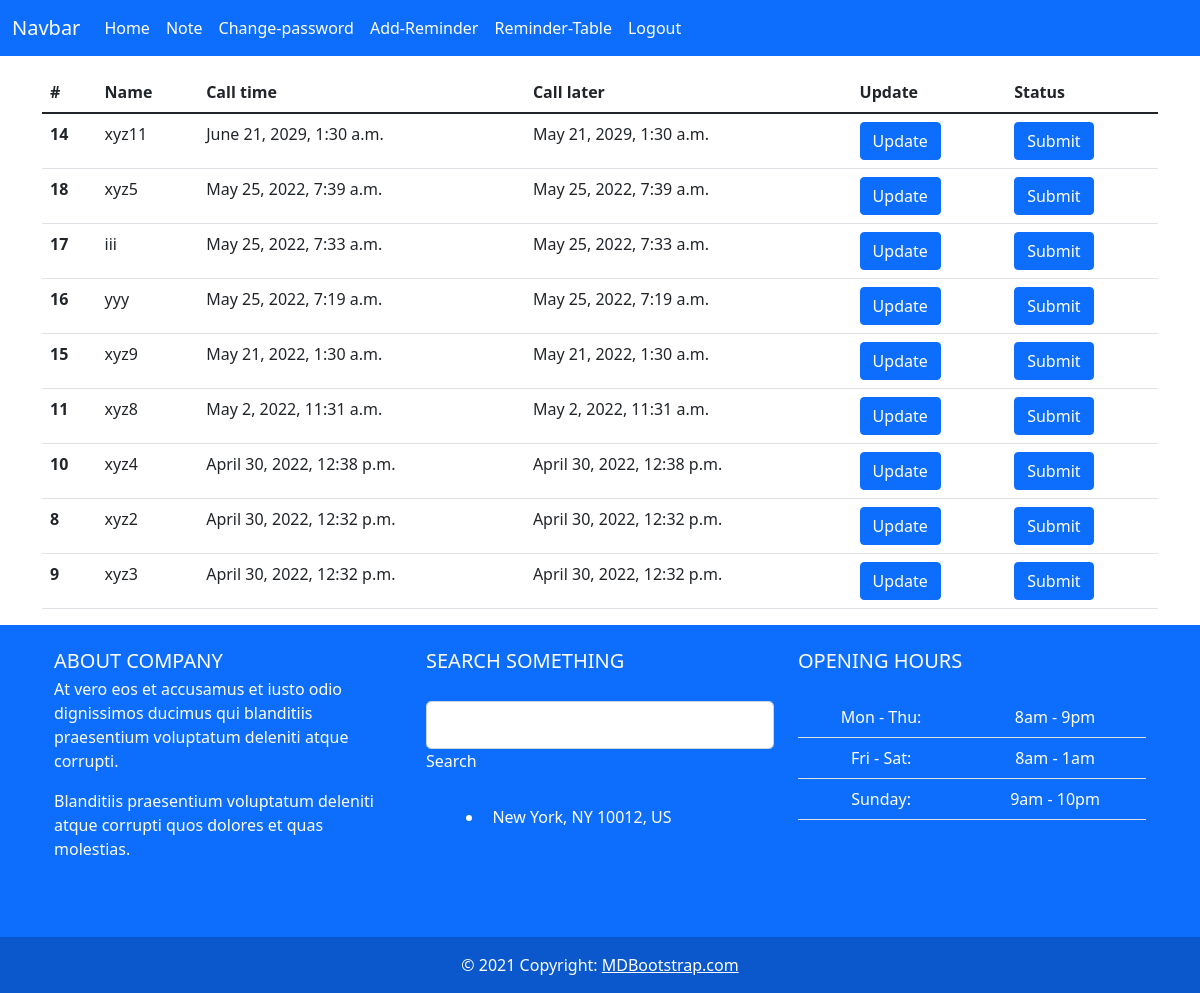
Screenshot of /newapp/reminders/ (signed in) with the database file from the repository.
### newapp/models.py (models this page shows)
class Reminder(models.Model):
	customer = models.OneToOneField(User, on_delete = models.CASCADE)
	call_time = models.DateTimeField()
	call_later = models.DateTimeField()
	status = models.BooleanField(default=False)

### newapp/views.py (the view)
# urls.py: path('reminders/',views.reminders, name='reminders'),
@login_required(login_url='/newapp/login/')
@require_http_methods(["GET"])
def reminders(request):
	if  request.user.is_authenticated:
		reminders = Reminder.objects.order_by('-call_later')
		return render(request,'newapp/reminders.html',{'reminders' : reminders})

### newapp/templates/newapp/reminders.html (shortened to what this page needs)
{% extends "newapp/base.html" %}
{% load static %}
{% block content %}
<div class="container">
	<table class="table">
		<thead>
			<tr>
				<th scope="col">#</th>
				<th scope="col">Name</th>
				<th scope="col">Call time</th>
				<th scope="col">Call later</th>
				<th scope="col">Update</th>
				<th scope="col">Status</th>
			</tr>
		</thead>
		<tbody>
			{% for reminder in reminders %}
				<tr>
					<th scope="row">{{reminder.id}}</th>
						<td>{{reminder.customer}}</td>
						<td>{{reminder.call_time}}</td>
						<td>{{reminder.call_later}}</td>
						{% if reminder.status == False %}
						<td>
							<a class="update" id="get-id1" data-id = "{{ reminder.id }}">
								<button data-bs-toggle="modal" data-bs-target="#exampleModal" type="button" class="btn btn-primary"  >Update</button>
							</a>
						</td>
						{% else %}
							<td>
								<h4 style="padding-left:5px;">Done</h4>
							</td>
						{% endif %}
						{% if reminder.status == False %}
							<td>
								<div class="change_{{reminder.id}}">
									<a class="done_button" id="get-id" data-id = "{{ reminder.id }}" >
										<button type="button" class="btn btn-primary">Submit</button>
									</a>
								</div>
							</td>
						{% else %}
							<td>
								<h4 style="padding-left:5px;">Done</h4>
							</td>
						{% endif %}
					</tr>
			{% endfor %}
		</tbody>
	</table>
</div>
{% endblock %}

### newapp/templates/newapp/base.html (shortened to what this page needs)
<!doctype html>
<html lang="en">
	<head>
		{% block stylesheets %}
		<link href="https://cdn.jsdelivr.net/npm/bootstrap@5.1.3/dist/css/bootstrap.min.css" rel="stylesheet">
		{% endblock stylesheets %}
	</head>
	<body  >
		<nav class="navbar navbar-expand-lg navbar-dark bg-primary" >
			<div class="container-fluid">
				<a class="navbar-brand" href="/newapp">Navbar</a>
				<div class="collapse navbar-collapse" id="navbarNav">
					<ul class="navbar-nav">
						{% if user.is_authenticated %}
							<li class="nav-item">
								<a class="nav-link active" aria-current="page" href="{% url 'newapp:index' %}"> Home </a>
							</li>
							<li class="nav-item">
								<a class="nav-link active" aria-current="page" href="{% url 'newapp:note' %}"> Note </a>
							</li>
							<li class="nav-item">
								<a class="nav-link active" aria-current="page" href="{% url 'newapp:change_password' %}"> Change-password </a>
							</li>
							<li class="nav-item">
								<a class="nav-link active" aria-current="page" href="{% url 'newapp:reminder' %}">Add-Reminder </a>
							</li>
							<li class="nav-item">
								<a class="nav-link active" aria-current="page" href="{% url 'newapp:reminders' %}">Reminder-Table </a>
							</li>
							<li class="nav-item">
								<a class="nav-link active" aria-current="page" href="{% url 'newapp:logout' %}">Logout </a>
							</li>
						{% endif %}
					</ul>
				</div>
			</div>
		</nav>
		{% block content %}
		{% endblock %}
	</body>
	{% include "newapp/footer.html" %}
</html>

### newapp/templates/newapp/footer.html (shortened to what this page needs)
<div class="my-10"  >
		<footer class="text-white text-center text-lg-start bg-primary" >
		<div class="container p-4">
			<div class="row mt-8">
				<div class="col-lg-4 col-md-1 mb-1 ">
					<h5 class="text-uppercase mb-1">About company</h5>
					<p>
						At vero eos et accusamus et iusto odio dignissimos ducimus qui blanditiis praesentium
						voluptatum deleniti atque corrupti.
					</p>
					<p>
						Blanditiis praesentium voluptatum deleniti atque corrupti quos dolores et quas
						molestias.
					</p>
					<div class="mt-4">
						<a type="button" class="btn btn-floating btn-primary btn-lg"></a>
						<a type="button" class="btn btn-floating btn-primary btn-lg"></a>
						<a type="button" class="btn btn-floating btn-primary btn-lg"></a>
						<a type="button" class="btn btn-floating btn-primary btn-lg"></a>
					</div>
				</div>
				<div class="col-lg-4 col-md-6 mb-4 mb-md-0">
					<h5 class="text-uppercase mb-4 pb-1">Search something</h5>
					<div class="form-outline form-white mb-4">
						<input type="text" id="formControlLg" class="form-control form-control-lg" />
						<label class="form-label" for="formControlLg">Search</label>
					</div>
					<ul class="fa-ul" style="margin-left: 1.65em;">
						<li class="mb-3">
							<span class="fa-li"></span><span class="ms-2">New York, NY 10012, US</span>
						</li>
					</ul>
				</div>
				<div class="col-lg-4 col-md-6 mb-4 mb-md-0">
					<h5 class="text-uppercase mb-4">Opening hours</h5>
					<table class="table text-center text-white">
						<tbody class="font-weight-normal">
							<tr>
								<td>Mon - Thu:</td>
								<td>8am - 9pm</td>
							</tr>
							<tr>
								<td>Fri - Sat:</td>
								<td>8am - 1am</td>
							</tr>
							<tr>
								<td>Sunday:</td>
								<td>9am - 10pm</td>
							</tr>
						</tbody>
					</table>
				</div>
			</div>
		</div>
		<div class="text-center p-3" style="background-color: rgba(0, 0, 0, 0.2);">
			© 2021 Copyright:
			<a class="text-white" href="https://mdbootstrap.com/">MDBootstrap.com</a>
		</div>
	</footer>
</div>

### rows the page displays
Reminder: id "14", customer "xyz11", call_time "June 21, 2029, 1:30 a.m.", call_later "May 21, 2029, 1:30 a.m."
Reminder: id "18", customer "xyz5", call_time "May 25, 2022, 7:39 a.m.", call_later "May 25, 2022, 7:39 a.m."
Reminder: id "17", customer "iii", call_time "May 25, 2022, 7:33 a.m.", call_later "May 25, 2022, 7:33 a.m."
Reminder: id "16", customer "yyy", call_time "May 25, 2022, 7:19 a.m.", call_later "May 25, 2022, 7:19 a.m."
Reminder: id "15", customer "xyz9", call_time "May 21, 2022, 1:30 a.m.", call_later "May 21, 2022, 1:30 a.m."
Reminder: id "11", customer "xyz8", call_time "May 2, 2022, 11:31 a.m.", call_later "May 2, 2022, 11:31 a.m."
Reminder: id "10", customer "xyz4", call_time "April 30, 2022, 12:38 p.m.", call_later "April 30, 2022, 12:38 p.m."
Reminder: id "8", customer "xyz2", call_time "April 30, 2022, 12:32 p.m.", call_later "April 30, 2022, 12:32 p.m."
Reminder: id "9", customer "xyz3", call_time "April 30, 2022, 12:32 p.m.", call_later "April 30, 2022, 12:32 p.m."
